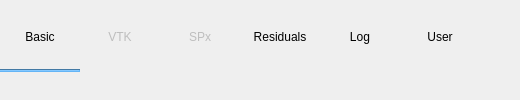
    <widget class="QWidget" name="top_tab_frame" native="true">
     <property name="styleSheet">
      <string notr="true">QPushButton:hover {
    color:#64B5F6;;
    background-color: transparent;
}
QPushButton:pressed {
    color: #64B5F6;
    background-color: transparent;
}
QPushButton:checked {
    font: bold;
    background-color: transparent;
}
</string>
     </property>
     <layout class="QGridLayout" name="gridlayout_tab_btns">
      <property name="leftMargin">
       <number>0</number>
      </property>
      <property name="topMargin">
       <number>5</number>
      </property>
      <property name="rightMargin">
       <number>0</number>
      </property>
      <property name="bottomMargin">
       <number>5</number>
      </property>
      <property name="spacing">
       <number>0</number>
      </property>
      <item row="0" column="1">
       <widget class="QPushButton" name="pushbutton_vtk">
        <property name="enabled">
         <bool>false</bool>
        </property>
        <property name="text">
         <string>VTK</string>
        </property>
        <property name="flat">
         <bool>true</bool>
        </property>
       </widget>
      </item>
      <item row="0" column="4">
       <widget class="QPushButton" name="pushbutton_residuals">
        <property name="text">
         <string>Residuals</string>
        </property>
        <property name="flat">
         <bool>true</bool>
        </property>
       </widget>
      </item>
      <item row="0" column="0">
       <widget class="QPushButton" name="pushbutton_basic">
        <property name="text">
         <string>Basic</string>
        </property>
        <property name="flat">
         <bool>true</bool>
        </property>
       </widget>
      </item>
      <item row="0" column="6">
       <widget class="QPushButton" name="pushbutton_usr">
        <property name="text">
         <string>User</string>
        </property>
        <property name="flat">
         <bool>true</bool>
        </property>
       </widget>
      </item>
      <item row="0" column="5">
       <widget class="QPushButton" name="pushbutton_log">
        <property name="text">
         <string>Log</string>
        </property>
        <property name="flat">
         <bool>true</bool>
        </property>
       </widget>
      </item>
      <item row="0" column="2">
       <widget class="QPushButton" name="pushbutton_spx">
        <property name="enabled">
         <bool>false</bool>
        </property>
        <property name="text">
         <string>SPx</string>
        </property>
        <property name="flat">
         <bool>true</bool>
        </property>
       </widget>
      </item>
      <item row="0" column="7">
       <spacer name="horizontalSpacer">
        <property name="orientation">
         <enum>Qt::Horizontal</enum>
        </property>
        <property name="sizeHint" stdset="0">
         <size>
          <width>40</width>
          <height>20</height>
         </size>
        </property>
       </spacer>
      </item>
      <item row="1" column="0">
       <widget class="Line" name="line_output">
        <property name="sizePolicy">
         <sizepolicy hsizetype="Preferred" vsizetype="Fixed">
          <horstretch>0</horstretch>
          <verstretch>0</verstretch>
         </sizepolicy>
        </property>
        <property name="minimumSize">
         <size>
          <width>0</width>
          <height>3</height>
         </size>
        </property>
        <property name="maximumSize">
         <size>
          <width>16777215</width>
          <height>3</height>
         </size>
        </property>
        <property name="autoFillBackground">
         <bool>false</bool>
        </property>
        <property name="styleSheet">
         <string notr="true">QWidget{
  background-color: #64B5F6;
  border-color: #64B5F6;
}</string>
        </property>
        <property name="orientation">
         <enum>Qt::Horizontal</enum>
        </property>
       </widget>
      </item>
     </layout>
    </widget>
